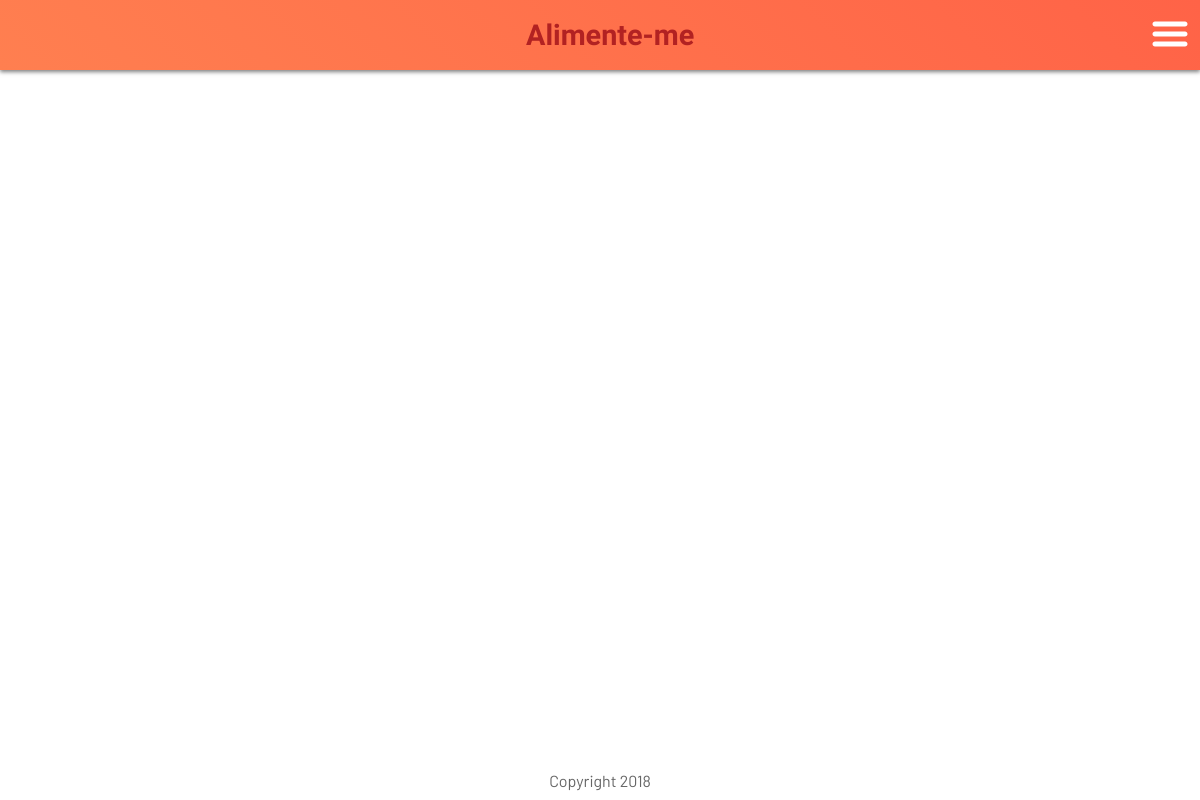
Before: / with the older database file.
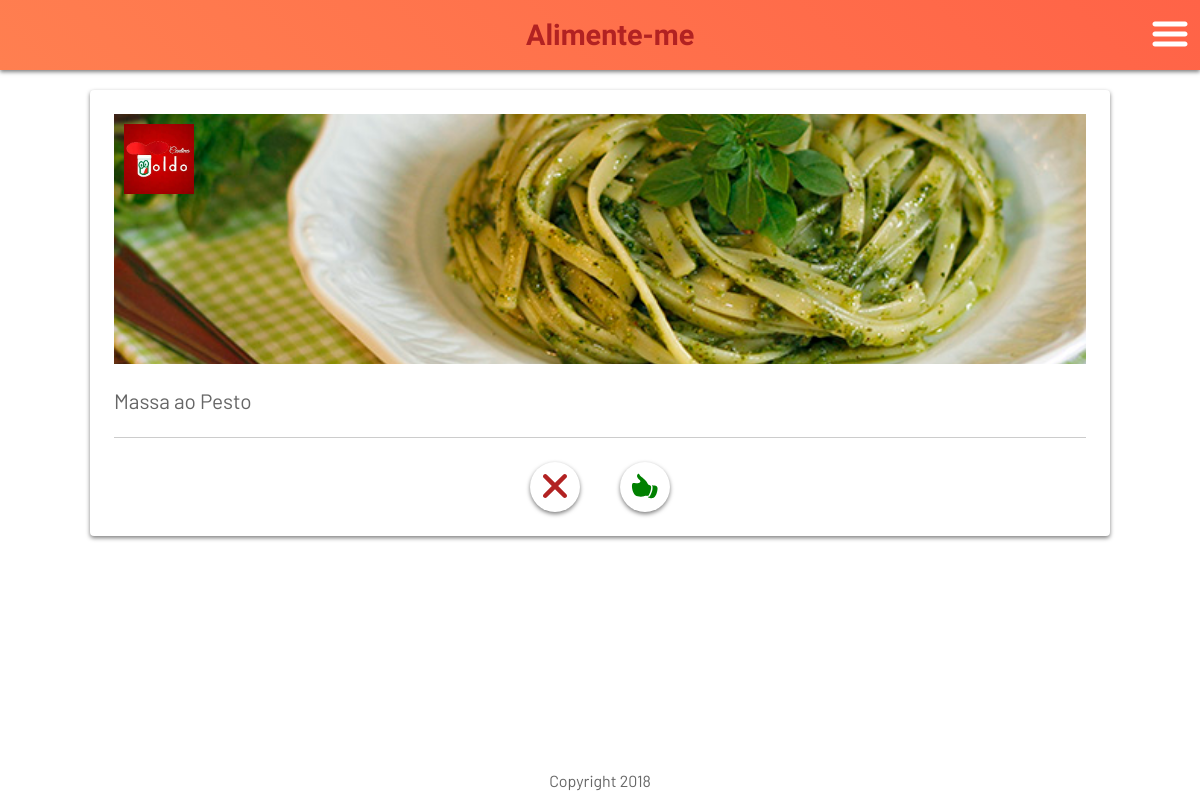
After: the same page with the newer database file.
### tables this page shows
CREATE TABLE `food` (
  `id` int(11) NOT NULL,
  `id_company` int(11) NOT NULL,
  `id_image` int(11) DEFAULT NULL,
  `status` tinyint(1) DEFAULT '0'
);

CREATE TABLE `ez_file` (
  `id` int(11) NOT NULL,
  `file` varchar(255) NOT NULL,
  `path` varchar(255) NOT NULL,
  `extension` varchar(25) DEFAULT NULL
);

CREATE TABLE `food_description` (
  `id_food` int(11) NOT NULL,
  `title` varchar(255) DEFAULT NULL,
  `rating` tinyint(5) DEFAULT '5',
  `text` text
);

### application/controllers/Main.php (called while the page is built, shortened)
<?php
class Main extends CI_Controller {
	function __construct(){
		$this->load->helper('url');
	}
	public function index()
	{
		$this->load->model('food_m');
		$foods = $this->food_m->get();
		$this->load->view('main', array(
			'foods' => $foods,
			'total' => count($foods),
			'content' => 'content'
		));
	}
}

### index.php (called while the page is built, shortened)
<?php
require_once BASEPATH.'core/CodeIgniter.php';

### application/models/food_m.php (called while the page is built, shortened)
<?php
class Food_m extends CI_Model {
    public $table = 'food';
    public $table_description = 'food_description';
    public $table_file = 'ez_file';
    public $table_company = 'company';
    public $table_company_description = 'company_description';
    function get($id = FALSE){
        $this->db->select('food.id, description.title, description.rating, description.text, file.file, file.path, file_comapany.file as file_company, company_description.title as company_title')
            ->from($this->table.' as food')
            ->join($this->table_description.' as description', 'description.id_food'.' = food.id', 'inner')
            ->join($this->table_file.' as file', 'food.id_image'.' = file.id', 'inner')
            ->join($this->table_company.' as company', 'company.id'.' = food.id_company', 'inner')
            ->join($this->table_company_description.' as company_description', 'company_description.id_company'.' = company.id', 'inner')
            ->join($this->table_file.' as file_comapany', 'company.id_image'.' = file_comapany.id', 'inner')
            ->where('food.status', 1)
            ->order_by('description.title', 'ASC');
        $query = $this->db->get();
        $data = $query->result();
        return $data;
    }
}
?>

### application/views/content.php (the view, shortened to what this page needs)
<section id="section-2" class="content flex column justify-start v-center">
	<?php foreach($foods as $key => $food){ ?>
		<div class="card card-food" id="card-<?php echo $key; ?>">
			<div class="card-img">
				<img src="<?php echo $food->path. '/' .$food->file; ?>" class="img-food" />
				<img src="<?php echo $food->path. '/' .$food->file_company; ?>" class="logo-company left"/>
			</div>
			<div class="card-title">
				<?php echo $food->title; ?>
			</div>
			<div class="box-card-buttons flex justify-center v-center">
				<button class="card-button">
					<img src="assets/img/dislike.svg" class="dislike" />
				</button>
				<button class="card-button" onclick="selectFood(<?php echo $key; ?>, '<?php echo $food->title; ?>', '<?php echo $food->company_title; ?>')">
					<img src="assets/img/like.svg" class="like" />
				</button>
			</div>
		</div>
	<?php } ?>
</section>

### application/views/main.php (shortened to what this page needs)
?><!DOCTYPE html>
<html lang="en">
<head>
	<link rel="stylesheet" type="text/css" href="<?php echo base_url('assets/css/style.css') ?>">
	<link rel="stylesheet" type="text/css" href="<?php echo base_url('assets/css/flex.css') ?>">
</head>
<body>
	<main id="main">
		<header id="header">
			<?php $this->load->view('menu'); ?>
		</header>
		<?php $this->load->view($content); ?>
		<footer id="footer">
			Copyright 2018
		</footer>
	</main>
</body>
</html>

### application/views/menu.php
<nav id="menu" class="flex justify-end v-center">
	<a href="#" id="link-logo">
		Alimente-me
	</a>
	<div>
		<img src="<?php echo base_url('assets/img/menu.svg') ?>" alt="Icon Menu" id="icon-menu" />
	</div>
</nav>

### assets/css/style.css (style rules this page uses)
body { background: #FFFFFF; color: #666; font-family: 'Barlow',sans-serif; overflow-x: hidden; }
body,h1,h2,h3,h4,h5,h6 { margin: 0px; padding: 0px; }
a:link, a:visited, a:hover, a:active { text-decoration: none; color: #666; }
#main { width: 100%; min-height: 100vh; position: relative; }
#link-logo { position: absolute; left: calc(50% - 74px); top: 18px; font-size:1.8rem; font-family: 'Indie Flower', cursive; color: #B22222; font-weight: 700; }
#icon-menu, #icon-menu > svg { width: 40px; height: 40px; fill:#FFF !important; color: #FFF; margin-right: 10px; }
#header { width: 100%; top: 0; left: 0; z-index: 50; transition: .3s; background-image: linear-gradient(45deg,#FF7F50 0,#FF6347 100%); height: 70px; box-shadow: 0 2px 4px rgba(0,0,0,.5); position: fixed; }
#menu { height: 100%; }
.content { padding-top: 90px; }
#footer { position: absolute; text-align: center; bottom: 10px; width: 100%; }
.card { display:flex; justify-content:flex-start; align-items:stretch; flex-direction:column; border-radius:4px; box-shadow: 0 2px 4px rgba(0,0,0,.5); width:calc(85% - 48px); padding: 24px; position: relative; }
.card-img { max-height: 250px; width: 100%; position: relative; }
.card-title { font-size:1.3rem; padding: 24px 0px; border-bottom: 1px solid #CCC; }
.box-card-buttons { padding-top: 24px; }
.card-button { box-shadow: 0 2px 4px rgba(0,0,0,.5); border-radius: 50%; height: 50px; width: 50px; margin-right: 40px; border: none; background: transparent; }
.card-button:last-child { margin-right: 0px; }
.img-food { width: 100%; height: 250px; object-fit: cover; }
.dislike { width: 32px; height: 32px; }
.like { width: 32px; height: 32px; }
.logo-company { position: absolute; top: 10px; width: 70px; z-index: 10; }
.left { left: 10px; }

### assets/css/flex.css (style rules this page uses)
.flex { display:flex; }
.column { flex-direction: column; }
.justify-start { justify-content: flex-start; }
.justify-center { justify-content: center; }
.justify-end { justify-content: flex-end; }
.v-center { align-items: center; }

Changed rows visible on the page:
added food: id_image.file (picture), food_description.title "Massa ao Pesto"
